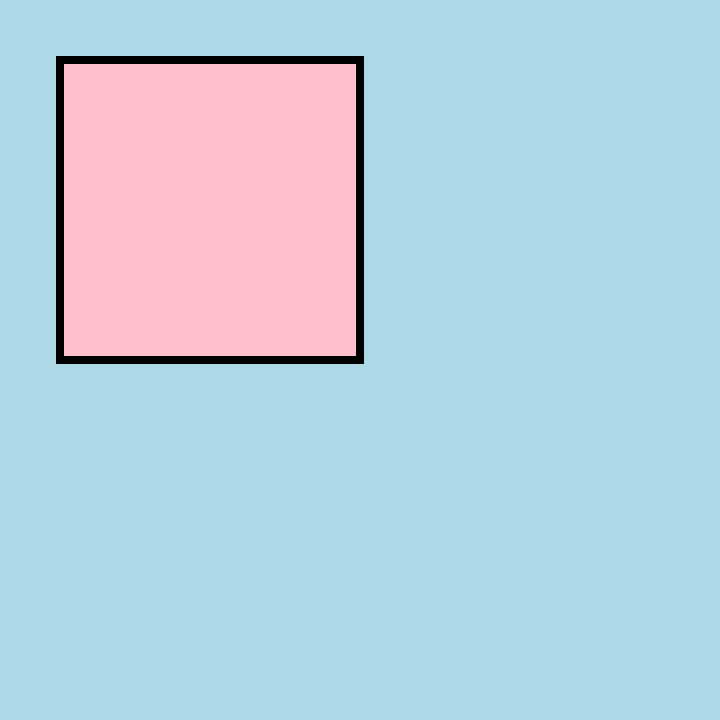
Frame 1 (no input)
Frame 60 (no input): identical to frame 1, image omitted
Frame 120 (the mouse pressed at the canvas centre since frame 60): identical to frame 1, image omitted

The p5.js sketch that drew this single still picture (run headless with seeded random() and noise() and a simulated clock; from frame 60 on, the mouse is pressed at the canvas centre):

// p5.js sketch
// ── sketch.js
function setup() {
  createCanvas (720,720);
  background ("lightblue");
  fill ("pink");
  strokeWeight (8);

}

function draw() {
  
  translate (60,60);
  quad (
    0,0,
    300,0,
    300,300,
    0,300

  );
  
}
